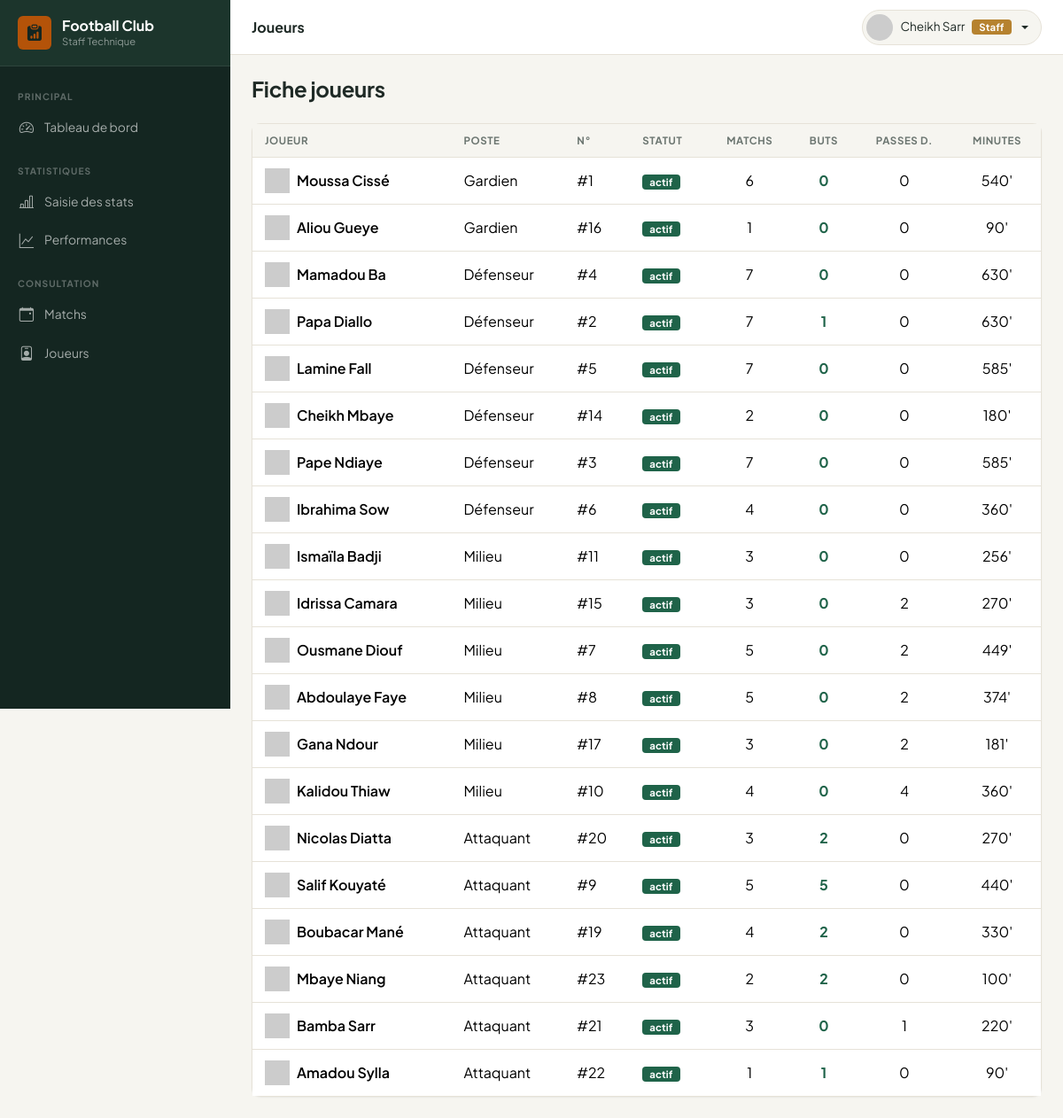
Screenshot of /staff/joueurs.php (signed in) with the database file from the repository.
### tables this page shows
CREATE TABLE `joueurs` (
  `id` int(11) NOT NULL,
  `utilisateur_id` int(11) DEFAULT NULL,
  `club_id` int(11) DEFAULT 1,
  `nom` varchar(100) NOT NULL,
  `prenom` varchar(100) NOT NULL,
  `date_naissance` date DEFAULT NULL,
  `nationalite` varchar(100) DEFAULT NULL,
  `taille` decimal(4,1) DEFAULT NULL,
  `poids` decimal(5,1) DEFAULT NULL,
  `poste` enum('Gardien','Défenseur','Milieu','Attaquant') NOT NULL,
  `numero_maillot` tinyint(3) UNSIGNED DEFAULT NULL,
  `photo` varchar(255) DEFAULT NULL,
  `date_inscription` date DEFAULT curdate(),
  `statut` enum('actif','blessé','suspendu','inactif') NOT NULL DEFAULT 'actif',
  `created_at` timestamp NOT NULL DEFAULT current_timestamp(),
  `updated_at` timestamp NOT NULL DEFAULT current_timestamp() ON UPDATE current_timestamp()
);

### staff/joueurs.php (the view, shortened to what this page needs)
<?php
require_once ROOT_PATH . '/includes/functions.php';
$pdo = getPDO();
$joueurs = $pdo->query("
    SELECT j.*,
        COALESCE(SUM(s.buts),0) AS buts,
        COALESCE(SUM(s.passes_decisives),0) AS passes,
        COALESCE(SUM(s.minutes_jouees),0) AS minutes,
        COUNT(DISTINCT s.match_id) AS matchs_joues
    FROM joueurs j LEFT JOIN statistiques s ON s.joueur_id=j.id
    GROUP BY j.id ORDER BY j.poste, j.nom
")->fetchAll();
$pageTitle = 'Joueurs';
require_once __DIR__ . '/includes/header.php';
?>
<div class="mb-4"><h4 class="fw-bold mb-0">Fiche joueurs</h4></div>
<div class="card table-card">
    <div class="card-body p-0 table-responsive">
        <table class="table datatable mb-0">
            <thead><tr>
                <th>Joueur</th><th>Poste</th><th>N°</th><th>Statut</th>
                <th class="text-center">Matchs</th><th class="text-center">Buts</th>
                <th class="text-center">Passes D.</th><th class="text-center">Minutes</th>
            </tr></thead>
            <tbody>
            <?php foreach ($joueurs as $j): ?>
            <tr>
                <td>
                    <div class="d-flex align-items-center gap-2">
                        <img src="<?= avatarUrl($j['photo'], $j['prenom'].' '.$j['nom']) ?>" class="avatar-sm">
                        <span class="fw-semibold"><?= e($j['prenom']) ?> <?= e($j['nom']) ?></span>
                    </div>
                </td>
                <td><?= e($j['poste']) ?></td>
                <td><?= $j['numero_maillot']?'#'.$j['numero_maillot']:'—' ?></td>
                <td><?= statusBadge($j['statut']) ?></td>
                <td class="text-center"><?= $j['matchs_joues'] ?></td>
                <td class="text-center fw-bold text-success"><?= $j['buts'] ?></td>
                <td class="text-center"><?= $j['passes'] ?></td>
                <td class="text-center"><?= $j['minutes'] ?>'</td>
            </tr>
            <?php endforeach; ?>
            </tbody>
        </table>
    </div>
</div>
<?php require_once __DIR__ . '/includes/footer.php'; ?>

### staff/includes/header.php (shortened to what this page needs)
<?php
$pageTitle = $pageTitle ?? 'Espace Staff';
$user      = currentUser();
$baseUrl   = BASE_URL;
?>
<!DOCTYPE html>
<html lang="fr">
<head>
    <link href="https://cdn.jsdelivr.net/npm/bootstrap@5.3.3/dist/css/bootstrap.min.css" rel="stylesheet">
    <link href="https://cdn.jsdelivr.net/npm/bootstrap-icons@1.11.3/font/bootstrap-icons.min.css" rel="stylesheet">
    <link href="<?= $baseUrl ?>/assets/css/style.css?v=<?= assetVersion('assets/css/style.css') ?>" rel="stylesheet">
</head>
<body>
<aside class="sidebar" id="sidebar">
    <a href="<?= $baseUrl ?>/staff/index.php" class="sidebar-brand">
        <div class="brand-icon" style="background:#b45309"><i class="bi bi-clipboard-data-fill"></i></div>
        <div><div class="brand-text">Football Club</div><div class="brand-sub">Staff Technique</div></div>
    </a>
    <nav class="mt-2 pb-4">
        <div class="sidebar-section">Principal</div>
        <a href="<?= $baseUrl ?>/staff/index.php"><i class="bi bi-speedometer2"></i> Tableau de bord</a>
        <div class="sidebar-section">Statistiques</div>
        <a href="<?= $baseUrl ?>/staff/statistiques/index.php"><i class="bi bi-bar-chart-line"></i> Saisie des stats</a>
        <a href="<?= $baseUrl ?>/staff/performances.php"><i class="bi bi-graph-up"></i> Performances</a>
        <div class="sidebar-section">Consultation</div>
        <a href="<?= $baseUrl ?>/staff/matchs.php"><i class="bi bi-calendar-event"></i> Matchs</a>
        <a href="<?= $baseUrl ?>/staff/joueurs.php"><i class="bi bi-person-badge"></i> Joueurs</a>
    </nav>
</aside>
<div class="main-wrapper">
    <header class="topbar">
        <span class="page-title"><?= e($pageTitle) ?></span>
        <div class="topbar-right">
            <div class="dropdown">
                <div class="user-chip dropdown-toggle" data-bs-toggle="dropdown">
                    <img src="<?= avatarUrl($user['photo'] ?? null, ($user['prenom'] ?? '?').' '.($user['nom'] ?? '')) ?>" class="avatar-sm">
                    <span class="d-none d-md-inline"><?= e(($user['prenom'] ?? '').' '.($user['nom'] ?? '')) ?></span>
                    <?= roleBadge('staff') ?>
                </div>
            </div>
        </div>
    </header>
    <main class="page-content">

### includes/functions.php (shortened to what this page needs)
<?php
function currentUser(): ?array {
    return $_SESSION['user'] ?? null;
}
function e(string $str): string {
    return htmlspecialchars($str, ENT_QUOTES | ENT_SUBSTITUTE, 'UTF-8');
}
function assetVersion(string $relativePath): string {
    $path = ROOT_PATH . '/' . ltrim($relativePath, '/');
    return (string)(file_exists($path) ? filemtime($path) : time());
}
function statusBadge(string $status): string {
    $map = [
        'actif'      => 'success',
        'inactif'    => 'secondary',
        'blessé'     => 'warning',
        'suspendu'   => 'danger',
        'Programmé'  => 'primary',
        'Terminé'    => 'success',
        'En cours'   => 'warning',
        'Annulé'     => 'danger',
        'Reporté'    => 'secondary',
        'Publiée'    => 'success',
        'Brouillon'  => 'secondary',
        'Convoqué'   => 'success',
        'Absent'     => 'danger',
        'Blessé'     => 'warning',
        'Titulaire'  => 'primary',
        'Remplaçant' => 'secondary',
    ];
    $color = $map[$status] ?? 'secondary';
    return "<span class=\"badge bg-$color\">" . e($status) . '</span>';
}
function roleBadge(string $role): string {
    $map = ['admin' => 'danger', 'coach' => 'primary', 'staff' => 'warning', 'joueur' => 'success'];
    $labels = ['admin' => 'Admin', 'coach' => 'Coach', 'staff' => 'Staff', 'joueur' => 'Joueur'];
    $color = $map[$role] ?? 'secondary';
    $label = $labels[$role] ?? $role;
    return "<span class=\"badge bg-$color\">" . e($label) . '</span>';
}
function avatarUrl(?string $photo, string $name = '?'): string {
    $initials = urlencode(strtoupper(substr($name, 0, 1)));
    return "https://ui-avatars.com/api/?name=$initials&background=2d6a4f&color=fff&size=80";
}

### assets/css/style.css (style rules this page uses)
:root { --ink: #142621; --ink-2: #1c352c; --canvas: #f6f5f0; --paper: #ffffff; --pitch: #1f6349; --pitch-strong: #164a37; --pitch-rgb: 31,99,73; --gold: #b6822f; --gold-rgb: 182,130,47; --gold-soft: #ecdfc2; --text: #1f2a26; --text-muted: #6b7570; --line: #e6e2d8; --r-sm: 6px; --r-md: 10px; --r-lg: 14px; --shadow-sm: 0 1px 2px rgba(20,38,33,.06); --shadow-md: 0 6px 20px rgba(20,38,33,.08); --sidebar-bg: var(--ink); --sidebar-width: 260px; --topbar-h: 62px; --bs-success: var(--pitch); --bs-success-rgb: var(--pitch-rgb); --bs-success-bg-subtle: #e2ede7; --bs-success-border-subtle: #bcd8ca; --bs-success-text-emphasis: var(--pitch-strong); --bs-warning: var(--gold); --bs-warning-rgb: var(--gold-rgb); --bs-warning-bg-subtle: var(--gold-soft); --bs-warning-border-subtle: #d9c496; --bs-warning-text-emphasis: #7a5a1f; --bs-body-font-family: 'Plus Jakarta Sans', system-ui, -apple-system, sans-serif; --bs-border-radius: var(--r-md); --bs-border-radius-sm: var(--r-sm); --bs-border-radius-lg: var(--r-lg); }
:root { --fc-green: var(--pitch); --fc-green-dark: var(--ink); --fc-green-light: #4f9376; --fc-gold: var(--gold); }
* { -webkit-font-smoothing: antialiased; }
body { font-family: var(--bs-body-font-family); background: var(--canvas); color: var(--text); }
h1, h2, h3, h4, h5, h6 { letter-spacing: -.01em; }
.text-success { color: var(--pitch) !important; }
.sidebar { position: fixed; top: 0; left: 0; height: 100vh; width: var(--sidebar-width); background: var(--sidebar-bg); z-index: 1040; display: flex; flex-direction: column; transition: transform .3s ease; overflow-y: auto; overflow-x: hidden; }
.sidebar-brand { padding: 18px 20px; display: flex; align-items: center; gap: 12px; background: var(--ink-2); border-bottom: 1px solid rgba(255,255,255,.08); text-decoration: none; flex-shrink: 0; }
.sidebar-brand .brand-icon { width: 38px; height: 38px; background: var(--gold); border-radius: var(--r-sm); display: flex; align-items: center; justify-content: center; color: var(--ink); font-size: 1.15rem; flex-shrink: 0; }
.sidebar-brand .brand-text { color: #fff; font-weight: 700; font-size: 1rem; line-height: 1.2; }
.sidebar-brand .brand-sub { color: rgba(255,255,255,.5); font-size: .7rem; }
.sidebar-section { padding: 18px 20px 6px; color: rgba(255,255,255,.32); font-size: .64rem; font-weight: 700; letter-spacing: .1em; text-transform: uppercase; }
.sidebar nav a { position: relative; display: flex; align-items: center; gap: 10px; padding: 9px 20px 9px 17px; margin: 1px 0; border-left: 3px solid transparent; color: rgba(255,255,255,.62); text-decoration: none; font-size: .87rem; transition: background .15s, color .15s, border-color .15s; }
.sidebar nav a i { font-size: 1.02rem; flex-shrink: 0; width: 20px; text-align: center; }
.main-wrapper { margin-left: var(--sidebar-width); min-height: 100vh; display: flex; flex-direction: column; }
.topbar { height: var(--topbar-h); background: var(--paper); border-bottom: 1px solid var(--line); display: flex; align-items: center; padding: 0 24px; position: sticky; top: 0; z-index: 1030; gap: 12px; }
.topbar .page-title { font-weight: 700; font-size: 1rem; color: var(--text); }
.topbar .topbar-right { margin-left: auto; display: flex; align-items: center; gap: 12px; }
.topbar .user-chip { display: flex; align-items: center; gap: 8px; background: var(--canvas); border: 1px solid var(--line); border-radius: 30px; padding: 4px 14px 4px 4px; font-size: .85rem; cursor: pointer; }
.topbar .user-chip img { width: 30px; height: 30px; border-radius: 50%; object-fit: cover; }
.page-content { padding: 24px; flex: 1; }
.card { border: 1px solid var(--line); border-radius: var(--r-md); box-shadow: var(--shadow-sm); }
.card-body { padding: 20px; }
.table-card .table { margin: 0; }
.table thead th { background: var(--canvas); font-size: .72rem; font-weight: 700; text-transform: uppercase; letter-spacing: .05em; color: var(--text-muted); border-bottom: 1px solid var(--line); padding: 10px 14px; white-space: nowrap; }
.table tbody td { padding: 12px 14px; vertical-align: middle; border-bottom: 1px solid var(--line); }
.table tbody tr:last-child td { border-bottom: none; }
.avatar-sm { width: 28px; height: 28px; }
.badge { font-size: .71rem; font-weight: 700; padding: 3px 8px; border-radius: 4px; letter-spacing: .01em; }

### rows the page displays
joueurs: nom "Cheikh Sarr", prenom "Bamba", nom "Sarr", poste "Attaquant", numero_maillot "21", statut "actif", matchs_joues "3", buts "0", passes "1", minutes "220"
joueurs: prenom "Moussa", nom "Cissé", poste "Gardien", numero_maillot "1", statut "actif", matchs_joues "6", buts "0", passes "0", minutes "540"
joueurs: prenom "Aliou", nom "Gueye", poste "Gardien", numero_maillot "16", statut "actif", matchs_joues "1", buts "0", passes "0", minutes "90"
joueurs: prenom "Mamadou", nom "Ba", poste "Défenseur", numero_maillot "4", statut "actif", matchs_joues "7", buts "0", passes "0", minutes "630"
joueurs: prenom "Papa", nom "Diallo", poste "Défenseur", numero_maillot "2", statut "actif", matchs_joues "7", buts "1", passes "0", minutes "630"
joueurs: prenom "Lamine", nom "Fall", poste "Défenseur", numero_maillot "5", statut "actif", matchs_joues "7", buts "0", passes "0", minutes "585"
joueurs: prenom "Cheikh", nom "Mbaye", poste "Défenseur", numero_maillot "14", statut "actif", matchs_joues "2", buts "0", passes "0", minutes "180"
joueurs: prenom "Pape", nom "Ndiaye", poste "Défenseur", numero_maillot "3", statut "actif", matchs_joues "7", buts "0", passes "0", minutes "585"
joueurs: prenom "Ibrahima", nom "Sow", poste "Défenseur", numero_maillot "6", statut "actif", matchs_joues "4", buts "0", passes "0", minutes "360"
joueurs: prenom "Ismaïla", nom "Badji", poste "Milieu", numero_maillot "11", statut "actif", matchs_joues "3", buts "0", passes "0", minutes "256"
joueurs: prenom "Idrissa", nom "Camara", poste "Milieu", numero_maillot "15", statut "actif", matchs_joues "3", buts "0", passes "2", minutes "270"
joueurs: prenom "Ousmane", nom "Diouf", poste "Milieu", numero_maillot "7", statut "actif", matchs_joues "5", buts "0", passes "2", minutes "449"
joueurs: prenom "Abdoulaye", nom "Faye", poste "Milieu", numero_maillot "8", statut "actif", matchs_joues "5", buts "0", passes "2", minutes "374"
joueurs: prenom "Gana", nom "Ndour", poste "Milieu", numero_maillot "17", statut "actif", matchs_joues "3", buts "0", passes "2", minutes "181"
joueurs: prenom "Kalidou", nom "Thiaw", poste "Milieu", numero_maillot "10", statut "actif", matchs_joues "4", buts "0", passes "4", minutes "360"
joueurs: prenom "Nicolas", nom "Diatta", poste "Attaquant", numero_maillot "20", statut "actif", matchs_joues "3", buts "2", passes "0", minutes "270"
joueurs: prenom "Salif", nom "Kouyaté", poste "Attaquant", numero_maillot "9", statut "actif", matchs_joues "5", buts "5", passes "0", minutes "440"
joueurs: prenom "Boubacar", nom "Mané", poste "Attaquant", numero_maillot "19", statut "actif", matchs_joues "4", buts "2", passes "0", minutes "330"
joueurs: prenom "Mbaye", nom "Niang", poste "Attaquant", numero_maillot "23", statut "actif", matchs_joues "2", buts "2", passes "0", minutes "100"
joueurs: prenom "Amadou", nom "Sylla", poste "Attaquant", numero_maillot "22", statut "actif", matchs_joues "1", buts "1", passes "0", minutes "90"

### other values shown
$pageTitle "Joueurs"
$label "Staff"
